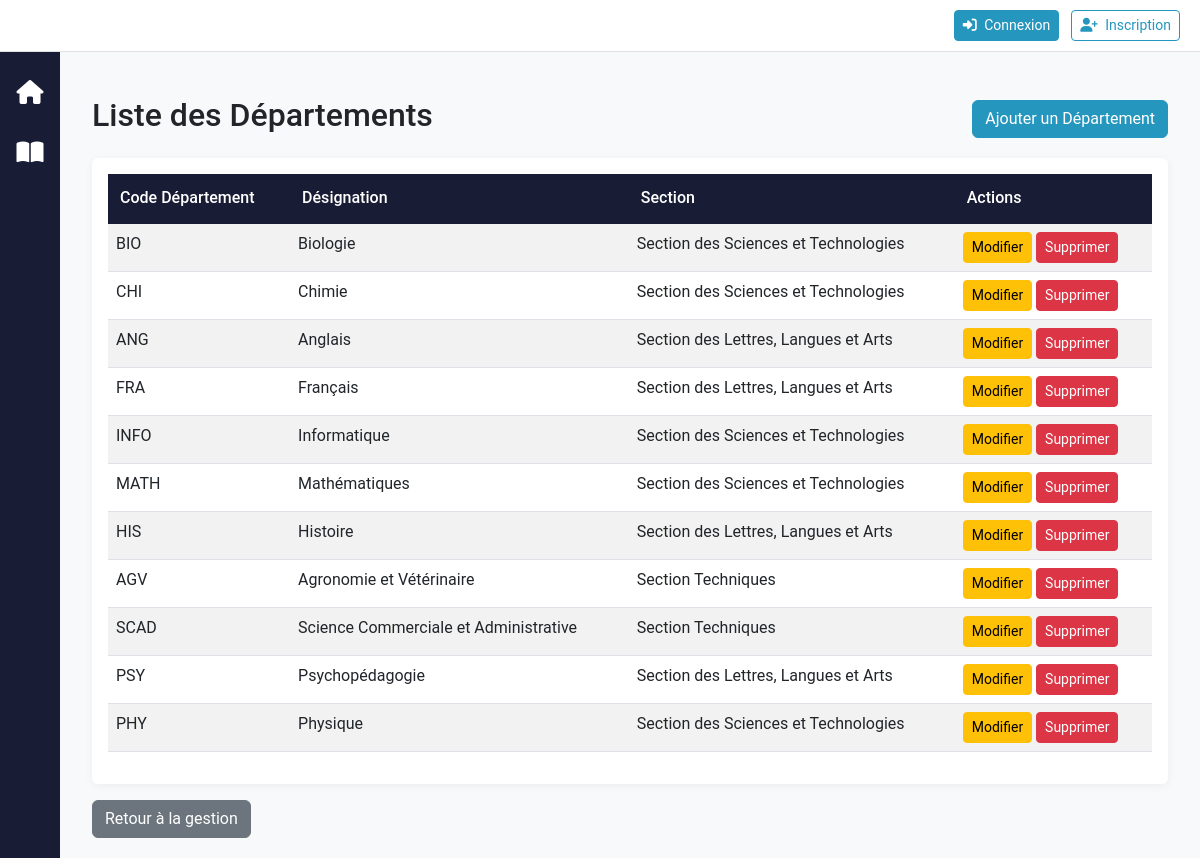
Screenshot of /reglage/departements/ with the database file from the repository.
### reglage/models.py (models this page shows, shortened)
class Departement(models.Model):
    CodeDept = models.CharField(max_length=20, primary_key=True)
    DesignationDept = models.CharField(max_length=100)
    section = models.ForeignKey(Section, on_delete=models.CASCADE, related_name='departements')

class Section(models.Model):
    CodeSection = models.CharField(max_length=20, primary_key=True)
    DesignationSection = models.CharField(max_length=100)
    def __str__(self):
        return self.DesignationSection

### reglage/views.py (the view)
# urls.py: path('departements/', views.DepartementListView.as_view(), name='departement_list'),
class DepartementListView(OrganisationFilterMixin, ListView):
    model = Departement
    template_name = 'reglage/departement_list.html'
    context_object_name = 'departements'
    def get_queryset(self):
        queryset = super().get_queryset()
        org = self.get_user_organisation()
        if org:
            return queryset.filter(section__CodeSection=org.code)
        return queryset

### accounts/context_processors.py (called while the page is built, shortened)
def user_roles(request):
    return {
        'user_organisation': None,
        'is_org_user': False,
        'is_admin': False,
        'is_administrative_role': False,
        'is_gestionnaire': False,
        'is_section_role': False,
        'is_department_role': False,
        'is_enseignant': False,
        'is_etudiant': False,
        'is_personnel_admin': False,
        'can_access_reglage': False,
        'can_access_finance': False,
        'can_create_users': False,
        'can_delete_all': False,
        'can_view_department_data': lambda dept: False,
        'can_view_section_data': lambda section: False,
        'user_roles': [],
        'user_department': None,
        'user_section': None,
        'user_section_designation': None,
    }

### accounts/organisation_utils.py (called while the page is built)
def get_user_organisation(user):
    if not user.is_authenticated:
        return None
    if user.is_superuser:
        return None
    if hasattr(user, 'profile') and user.profile.organisation:
        return user.profile.organisation
    return None

def is_org_user(user):
    return get_user_organisation(user) is not None

### reglage/views.py (called while the page is built)
    def get_user_organisation(self):
        return get_user_organisation(self.request.user)

    def is_org_user(self):
        return is_org_user(self.request.user)

    def get_context_data(self, **kwargs):
        context = super().get_context_data(**kwargs)
        context['is_org_user'] = self.is_org_user()
        context['user_organisation'] = self.get_user_organisation()
        return context

### reglage/templates/reglage/departement_list.html (shortened to what this page needs)
{% extends 'base.html' %}
{% block content %}
<div class="container mt-4">
    <div class="d-flex justify-content-between align-items-center mb-3">
        <h2>Liste des Départements</h2>
        <a href="{% url 'reglage:departement_create' %}" class="btn btn-primary">Ajouter un Département</a>
    </div>
    <div class="card">
        <div class="card-body">
            <table class="table table-striped table-hover">
                <thead class="thead-dark">
                    <tr>
                        <th>Code Département</th>
                        <th>Désignation</th>
                        <th>Section</th>
                        <th>Actions</th>
                    </tr>
                </thead>
                <tbody>
                    {% for departement in departements %}
                    <tr>
                        <td>{{ departement.CodeDept }}</td>
                        <td>{{ departement.DesignationDept }}</td>
                        <td>{{ departement.section }}</td>
                        <td>
                            <a href="{% url 'reglage:departement_update' departement.pk %}" class="btn btn-sm btn-warning">Modifier</a>
                            {% if not is_org_user %}
                            <a href="{% url 'reglage:departement_delete' departement.pk %}" class="btn btn-sm btn-danger">Supprimer</a>
                            {% endif %}
                        </td>
                    </tr>
                    {% empty %}
                    <tr>
                        <td colspan="4" class="text-center">Aucun département trouvé.</td>
                    </tr>
                    {% endfor %}
                </tbody>
            </table>
        </div>
    </div>
    <a href="{% url 'reglage:gestion_entites' %}" class="btn btn-secondary mt-3">Retour à la gestion</a>
</div>
{% endblock %}

### static/css/style.css (style rules this page uses)
:root { --primary: #2596be; --primary-dark: #1a7592; --secondary: #6c757d; --success: #28a745; --info: #17a2b8; --warning: #ffc107; --danger: #dc3545; --light: #f8f9fa; --dark: #181c34; --border-radius: 0.375rem; --transition: all 0.3s ease; }
body { background-color: var(--light); font-size: 16px; font-family: 'Roboto', 'Segoe UI', sans-serif; }
.card { border: none; box-shadow: 0 2px 10px rgba(0,0,0,0.05); transition: var(--transition); }
.table thead th { background-color: var(--dark); color: white; border-bottom: 2px solid var(--dark); font-weight: 500; padding: 0.75rem; }
.btn-primary { background-color: var(--primary); border-color: var(--primary); }

### templates/base.html (style rules this page uses)
body { display: flex; min-height: 100vh; flex-direction: column; }

### rows the page displays
Departement: CodeDept "BIO", DesignationDept "Biologie", section "Section des Sciences et Technologies"
Departement: CodeDept "CHI", DesignationDept "Chimie", section "Section des Sciences et Technologies"
Departement: CodeDept "ANG", DesignationDept "Anglais", section "Section des Lettres, Langues et Arts"
Departement: CodeDept "FRA", DesignationDept "Français", section "Section des Lettres, Langues et Arts"
Departement: CodeDept "INFO", DesignationDept "Informatique", section "Section des Sciences et Technologies"
Departement: CodeDept "MATH", DesignationDept "Mathématiques", section "Section des Sciences et Technologies"
Departement: CodeDept "HIS", DesignationDept "Histoire", section "Section des Lettres, Langues et Arts"
Departement: CodeDept "AGV", DesignationDept "Agronomie et Vétérinaire", section "Section Techniques"
Departement: CodeDept "SCAD", DesignationDept "Science Commerciale et Administrative", section "Section Techniques"
Departement: CodeDept "PSY", DesignationDept "Psychopédagogie", section "Section des Lettres, Langues et Arts"
Departement: CodeDept "PHY", DesignationDept "Physique", section "Section des Sciences et Technologies"
